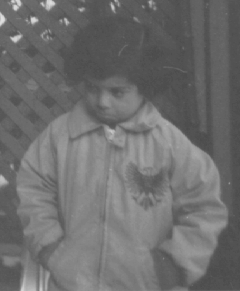
%> input picture Assignment 1/pout.tif, 240 x 291 px
$ octave Q3.m   (GNU Octave 9; MATLAB toolbox functions it lacks are replaced by stand-ins)
%> lines starting %> are read from the running program, lines starting %| are printed output that depends on the picture
clear;
A = imread('pout.tif');
%> A is the input picture: size 291x240 uint8; min 74, max 224, mean 110.3
subplot(3, 2, 1);
imshow(A);
subplot(3, 2, 2);
imhist(A);
num_bin = 256;
B = reshape(A, [], 1);
B = double(B);
H2 = hist(B, 0:(num_bin));
%> H2 = 257 values, max 3628 at index 83, min 0 at index 1, mean 271.8
C = H2/numel(A);
%> C = 257 values, max 0.0519 at index 83, min 0 at index 1, mean 0.00389
CS = cumsum(C);
%> CS = 257 values from 0 to 1
EH = CS(A + 1);
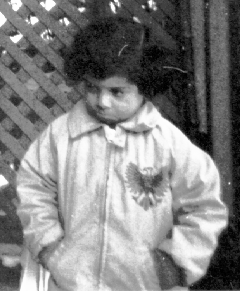
%> EH: size 291x240 double; min 2.86e-05, max 1, mean 0.511
EH = uint8(EH * (num_bin));
%> EH: size 291x240 uint8
subplot(3, 2, 3);
imshow(EH);
subplot(3, 2, 4);
imhist(EH);
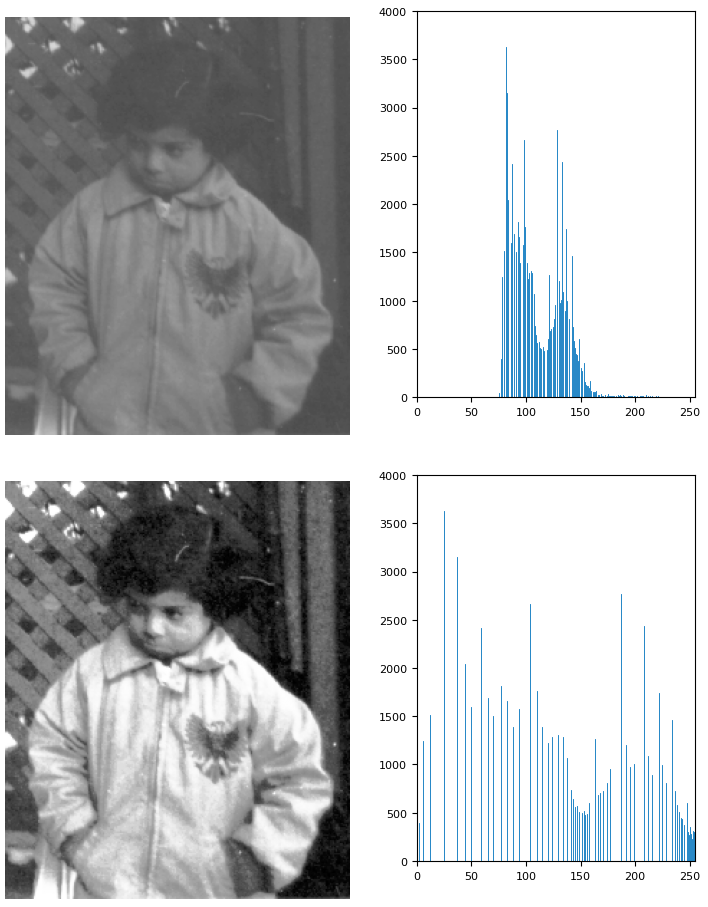
%> figure redrawn from the program's plot data, 4 panels
